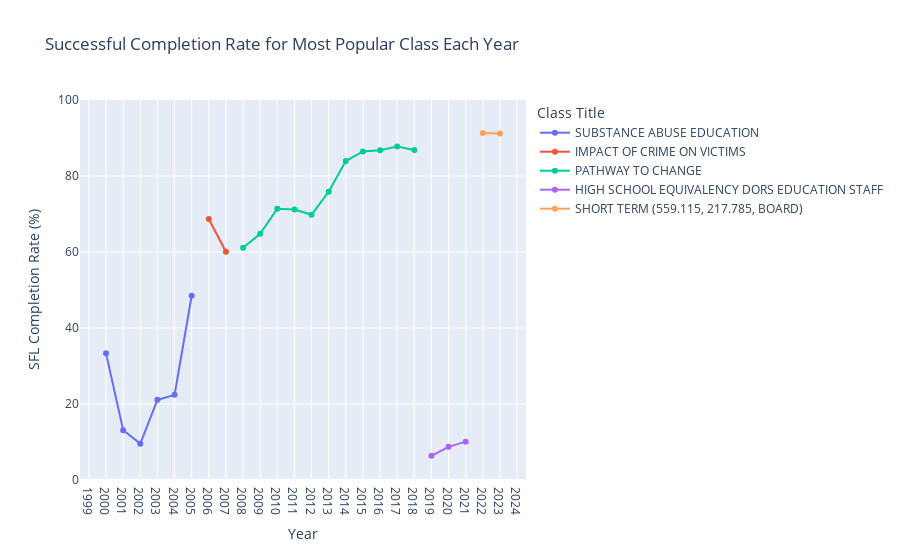

Notebook cell for this chart:
### Code cell
sfl_stats = sfl_stats[sfl_stats['START_YEAR']>=2000]
# Create line chart
fig = px.line(
    sfl_stats,
    x="START_YEAR",
    y="SFL_RATE (%)",
    color="CLASS_TITLE",
    markers=True,
    title=" Successful Completion Rate for Most Popular Class Each Year",
    labels={"START_YEAR": "Year", "SFL_RATE (%)": "SFL Completion Rate (%)"},
)

fig.update_layout(
    xaxis=dict(dtick=1),
    yaxis=dict(range=[0, 100]),
    hovermode="x unified",
    legend_title="Class Title"
)

fig.show()

### Figure 1 — Plotly figure (JSON) as saved in the notebook; plotly's stock layout.template omitted (floating-point values rounded to 4 significant figures)
{"data": [{"hovertemplate": "CLASS_TITLE=SUBSTANCE ABUSE EDUCATION<br>Year=%{x}<br>SFL Completion Rate (%)=%{y}<extra></extra>", "legendgroup": "SUBSTANCE ABUSE EDUCATION", "line": {"color": "#636efa", "dash": "solid"}, "marker": {"symbol": "circle"}, "mode": "lines+markers", "name": "SUBSTANCE ABUSE EDUCATION", "orientation": "v", "showlegend": true, "type": "scatter", "x": [2000, 2001, 2002, 2003, 2004, 2005], "xaxis": "x", "y": [33.33, 13.08, 9.57, 21.11, 22.41, 48.48], "yaxis": "y"}, {"hovertemplate": "CLASS_TITLE=IMPACT OF CRIME ON VICTIMS<br>Year=%{x}<br>SFL Completion Rate (%)=%{y}<extra></extra>", "legendgroup": "IMPACT OF CRIME ON VICTIMS", "line": {"color": "#EF553B", "dash": "solid"}, "marker": {"symbol": "circle"}, "mode": "lines+markers", "name": "IMPACT OF CRIME ON VICTIMS", "orientation": "v", "showlegend": true, "type": "scatter", "x": [2006, 2007], "xaxis": "x", "y": [68.69, 60.08], "yaxis": "y"}, {"hovertemplate": "CLASS_TITLE=PATHWAY TO CHANGE<br>Year=%{x}<br>SFL Completion Rate (%)=%{y}<extra></extra>", "legendgroup": "PATHWAY TO CHANGE", "line": {"color": "#00cc96", "dash": "solid"}, "marker": {"symbol": "circle"}, "mode": "lines+markers", "name": "PATHWAY TO CHANGE", "orientation": "v", "showlegend": true, "type": "scatter", "x": [2008, 2009, 2010, 2011, 2012, 2013, 2014, 2015, 2016, 2017, 2018], "xaxis": "x", "y": [61.14, 64.8, 71.38, 71.18, 69.81, 75.86, 83.92, 86.48, 86.76, 87.75, 86.83], "yaxis": "y"}, {"hovertemplate": "CLASS_TITLE=HIGH SCHOOL EQUIVALENCY DORS EDUCATION STAFF<br>Year=%{x}<br>SFL Completion Rate (%)=%{y}<extra></extra>", "legendgroup": "HIGH SCHOOL EQUIVALENCY DORS EDUCATION STAFF", "line": {"color": "#ab63fa", "dash": "solid"}, "marker": {"symbol": "circle"}, "mode": "lines+markers", "name": "HIGH SCHOOL EQUIVALENCY DORS EDUCATION STAFF", "orientation": "v", "showlegend": true, "type": "scatter", "x": [2019, 2020, 2021], "xaxis": "x", "y": [6.35, 8.72, 10.09], "yaxis": "y"}, {"hovertemplate": "CLASS_TITLE=SHORT TERM (559.115, 217.785, BOARD)<br>Year=%{x}<br>SFL Completion Rate (%)=%{y}<extra></extra>", "legendgroup": "SHORT TERM (559.115, 217.785, BOARD)", "line": {"color": "#FFA15A", "dash": "solid"}, "marker": {"symbol": "circle"}, "mode": "lines+markers", "name": "SHORT TERM (559.115, 217.785, BOARD)", "orientation": "v", "showlegend": true, "type": "scatter", "x": [2022, 2023], "xaxis": "x", "y": [91.29, 91.17], "yaxis": "y"}], "layout": {"hovermode": "x unified", "legend": {"title": {"text": "Class Title"}, "tracegroupgap": 0}, "title": {"text": " Successful Completion Rate for Most Popular Class Each Year"}, "xaxis": {"anchor": "y", "domain": [0, 1], "dtick": 1, "title": {"text": "Year"}}, "yaxis": {"anchor": "x", "domain": [0, 1], "range": [0, 100], "title": {"text": "SFL Completion Rate (%)"}}}}
